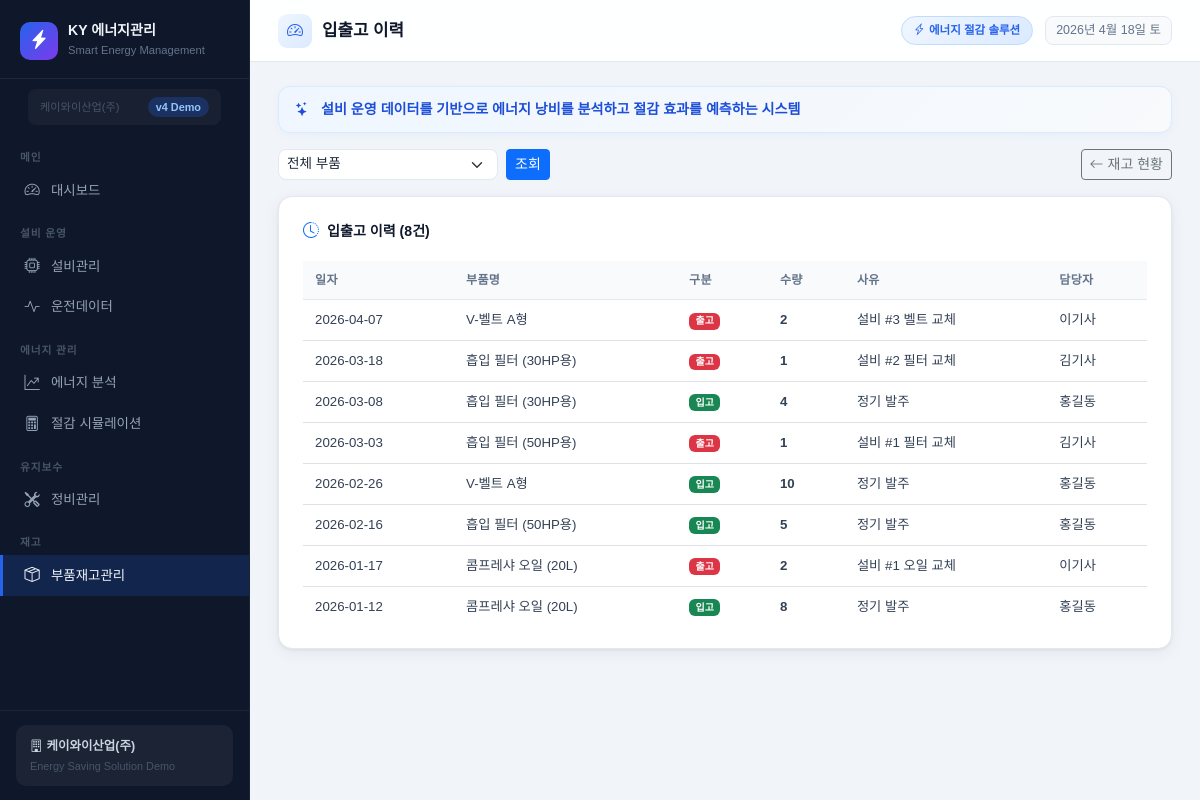
/inventory/logs, run on the app's committed database.
### models.py (models this page shows)
class InventoryLog(db.Model):
    __tablename__ = 'inventory_logs'
    id         = db.Column(db.Integer, primary_key=True)
    part_id    = db.Column(db.Integer, db.ForeignKey('parts.id'), nullable=False)
    log_date   = db.Column(db.Date, nullable=False)
    in_out     = db.Column(db.String(10))   # 입고/출고
    qty        = db.Column(db.Integer)
    reason     = db.Column(db.String(100))
    worker     = db.Column(db.String(50))
    created_at = db.Column(db.DateTime, default=datetime.utcnow)

class Part(db.Model):
    __tablename__ = 'parts'
    id           = db.Column(db.Integer, primary_key=True)
    name         = db.Column(db.String(100), nullable=False)
    part_no      = db.Column(db.String(50))
    unit         = db.Column(db.String(20), default='EA')
    stock_qty    = db.Column(db.Integer, default=0)
    safe_qty     = db.Column(db.Integer, default=2)   # 안전재고
    unit_price   = db.Column(db.Float, default=0)
    location     = db.Column(db.String(50))
    memo         = db.Column(db.Text)
    created_at   = db.Column(db.DateTime, default=datetime.utcnow)
    inv_logs     = db.relationship('InventoryLog', backref='part', lazy=True)

### routes/inventory.py (the view)
@inventory_bp.route('/logs')
def logs():
    part_id = request.args.get('part_id', type=int)
    q = InventoryLog.query
    if part_id:
        q = q.filter_by(part_id=part_id)
    logs = q.order_by(InventoryLog.log_date.desc(), InventoryLog.id.desc()).all()
    parts = Part.query.order_by(Part.name).all()
    return render_template('inventory/logs.html', logs=logs, parts=parts, part_id=part_id)

### templates/inventory/logs.html (shortened to what this page needs)
{% extends 'base.html' %}
{% block page_title %}입출고 이력{% endblock %}
{% block content %}
<div class="d-flex justify-content-between align-items-center mb-3">
  <form method="get" class="d-flex gap-2 align-items-center">
    <select name="part_id" class="form-select form-select-sm" style="width:220px;">
      <option value="">전체 부품</option>
    </select>
    <button type="submit" class="btn btn-primary btn-sm">조회</button>
  </form>
  <a href="/inventory" class="btn btn-outline-secondary btn-sm"><i class="bi bi-arrow-left me-1"></i>재고 현황</a>
</div>
<div class="card-box">
  <div class="card-title"><i class="bi bi-clock-history text-primary"></i> 입출고 이력 ({{ logs|length }}건)</div>
  <div class="table-responsive">
    <table class="table table-hover table-clean mb-0">
      <thead>
        <tr><th>일자</th><th>부품명</th><th>구분</th><th>수량</th><th>사유</th><th>담당자</th></tr>
      </thead>
      <tbody>
        {% for log in logs %}
        <tr>
          <td>{{ log.log_date }}</td>
          <td>{{ log.part.name if log.part else '-' }}</td>
          <td>
            {% if log.in_out == '입고' %}
              <span class="badge bg-success">입고</span>
            {% else %}
              <span class="badge bg-danger">출고</span>
            {% endif %}
          </td>
          <td class="fw-semibold">{{ log.qty }}</td>
          <td>{{ log.reason or '-' }}</td>
          <td>{{ log.worker or '-' }}</td>
        </tr>
        {% else %}
        <tr><td colspan="6" class="text-center text-muted py-4">이력이 없습니다.</td></tr>
        {% endfor %}
      </tbody>
    </table>
  </div>
</div>
{% endblock %}

### templates/base.html (style rules this page uses)
:root { --primary: #2563eb; --primary-dark: #1d4ed8; --success: #059669; --warning: #d97706; --danger: #dc2626; --purple: #7c3aed; --cyan: #0891b2; --sidebar-bg: #0f172a; --sidebar-w: 250px; --topbar-h: 62px; --card-radius: 14px; --card-shadow: 0 1px 3px rgba(0,0,0,.06), 0 4px 16px rgba(0,0,0,.06); --card-border: #e2e8f0; }
*, *::before, *::after { box-sizing: border-box; }
html, body { height: 100%; }
body { background: #f1f5f9; font-family: 'Noto Sans KR', sans-serif; font-size: 14px; color: #1e293b; }
.card-box { background: #fff; border-radius: var(--card-radius); border: 1px solid var(--card-border); box-shadow: var(--card-shadow); padding: 22px 24px; }
.card-title { font-size: .88rem; font-weight: 700; color: #0f172a; margin-bottom: 18px; display: flex; align-items: center; gap: 8px; }
.card-title i { font-size: 1rem; }
.table-clean th { font-size: .75rem; color: #64748b; font-weight: 700; background: #f8fafc; letter-spacing: .03em; border-bottom: 1px solid #e2e8f0; padding: 10px 12px; }
.table-clean td { font-size: .83rem; vertical-align: middle; padding: 10px 12px; color: #334155; }
.table-clean tbody tr:last-child td { border-bottom: none; }
.form-control, .form-select { border-color: #e2e8f0; border-radius: 8px; font-size: .85rem; color: #1e293b; transition: border-color .15s, box-shadow .15s; }

### data on the page
InventoryLog: log_date "2026-04-07", part "V-벨트 A형", in_out "출고", qty "2", reason "설비 #3 벨트 교체", worker "이기사"
InventoryLog: log_date "2026-03-18", part "흡입 필터 (30HP용)", in_out "출고", qty "1", reason "설비 #2 필터 교체", worker "김기사"
InventoryLog: log_date "2026-03-08", part "흡입 필터 (30HP용)", in_out "입고", qty "4", reason "정기 발주", worker "홍길동"
InventoryLog: log_date "2026-03-03", part "흡입 필터 (50HP용)", in_out "출고", qty "1", reason "설비 #1 필터 교체", worker "김기사"
InventoryLog: log_date "2026-02-26", part "V-벨트 A형", in_out "입고", qty "10", reason "정기 발주", worker "홍길동"
InventoryLog: log_date "2026-02-16", part "흡입 필터 (50HP용)", in_out "입고", qty "5", reason "정기 발주", worker "홍길동"
InventoryLog: log_date "2026-01-17", part "콤프레샤 오일 (20L)", in_out "출고", qty "2", reason "설비 #1 오일 교체", worker "이기사"
InventoryLog: log_date "2026-01-12", part "콤프레샤 오일 (20L)", in_out "입고", qty "8", reason "정기 발주", worker "홍길동"

### other printed values
{{ logs|length }} "8"
